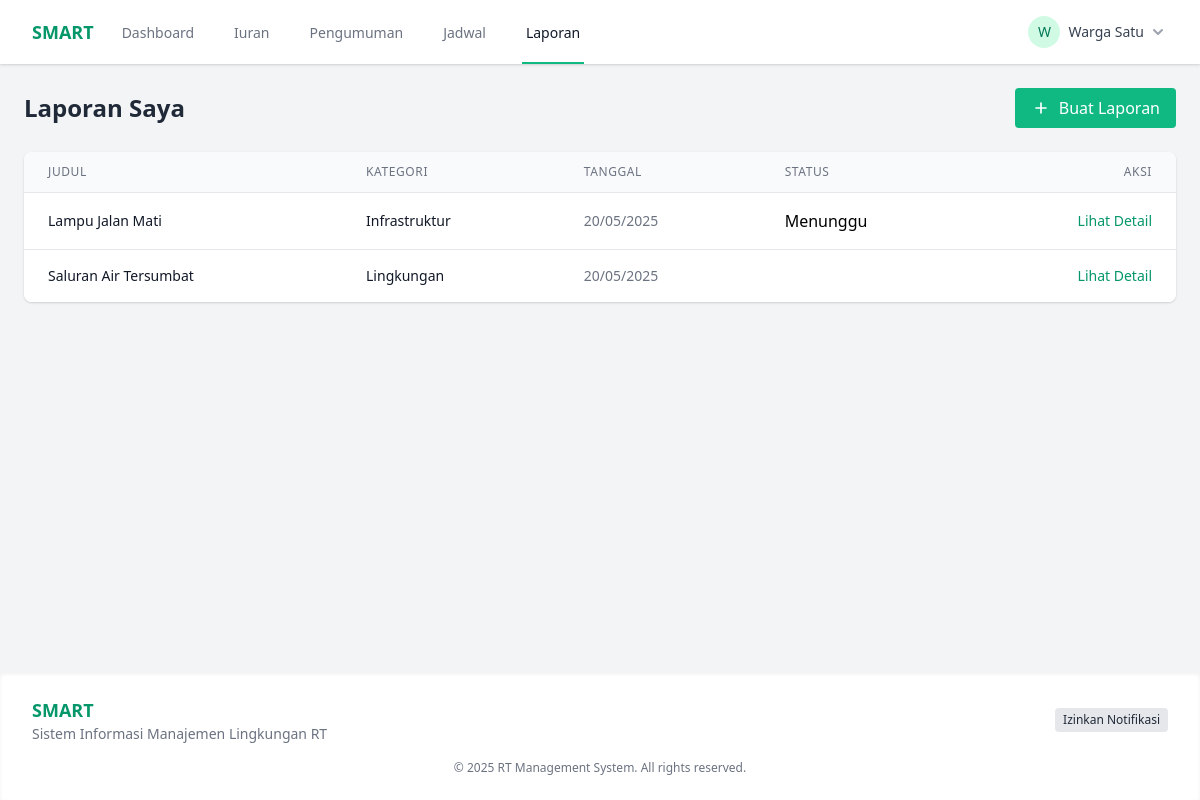
The app's page /reports (signed in), older data.
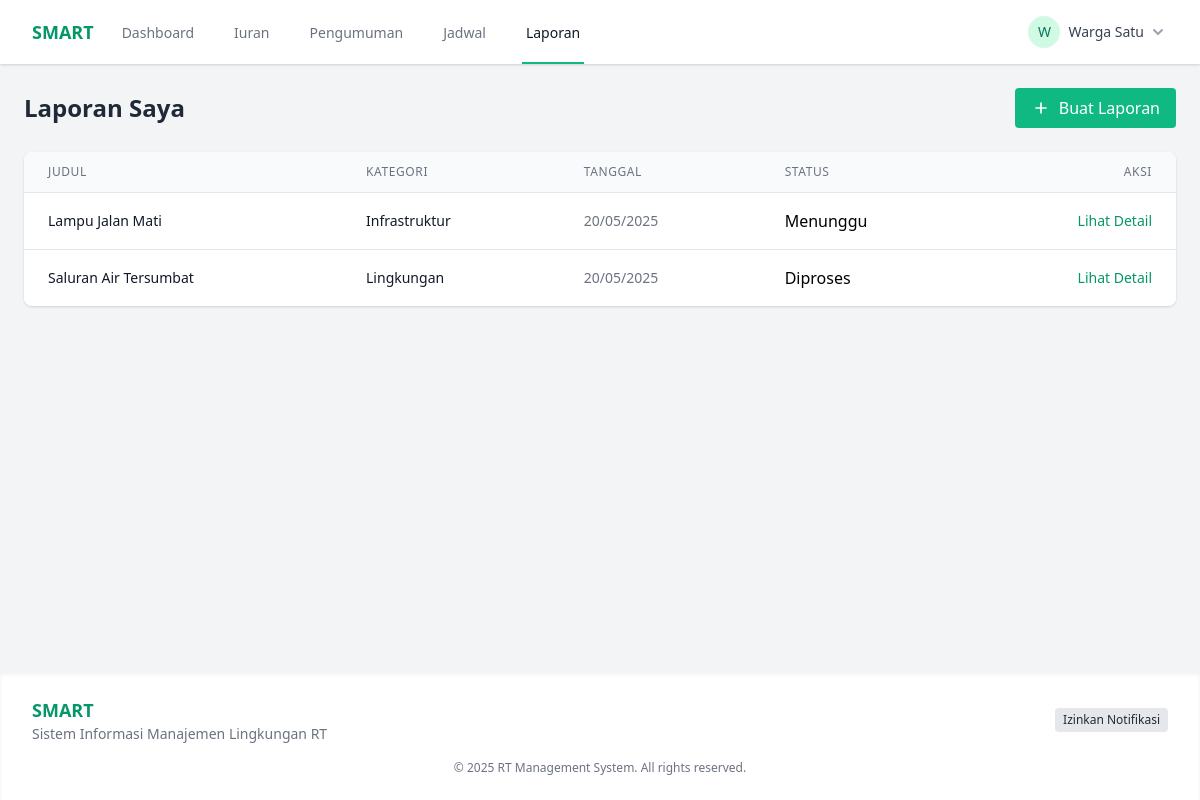
The same page, newer data.
### tables this page shows
CREATE TABLE IF NOT EXISTS reports (
    id INT AUTO_INCREMENT PRIMARY KEY,
    user_id INT NOT NULL,
    title VARCHAR(200) NOT NULL,
    description TEXT NOT NULL,
    category VARCHAR(50) NOT NULL,
    image VARCHAR(255),
    status ENUM('pending', 'in_progress', 'resolved', 'rejected') NOT NULL DEFAULT 'pending',
    admin_response TEXT,
    created_at DATETIME DEFAULT CURRENT_TIMESTAMP,
    updated_at DATETIME ON UPDATE CURRENT_TIMESTAMP,
    FOREIGN KEY (user_id) REFERENCES users(id) ON DELETE CASCADE
);

### app/controllers/ResidentController.php (called while the page is built, shortened)
<?php
class ResidentController {
    public function reports() {
        $reportModel = new Report();
        $page = isset($_GET['page']) ? (int)$_GET['page'] : 1;
        $limit = 10;
        $offset = ($page - 1) * $limit;
        $reports = $reportModel->getForUser($_SESSION['user_id'], $limit, $offset);
        $totalReports = $reportModel->countForUser($_SESSION['user_id']);
        $totalPages = ceil($totalReports / $limit);
        $data = [
            'reports' => $reports,
            'currentPage' => $page,
            'totalPages' => $totalPages
        ];
        require_once BASE_PATH . '/app/views/resident/reports.php';
    }
}

### public/index.php (called while the page is built, shortened)
<?php
require_once BASE_PATH . '/config/database.php';
spl_autoload_register(function ($class) {
    $class = str_replace('\\', DIRECTORY_SEPARATOR, $class);
    $file = BASE_PATH . DIRECTORY_SEPARATOR . $class . '.php';
});
require_once BASE_PATH . '/routes/web.php';
$url = isset($_GET['url']) ? $_GET['url'] : '';
$url = rtrim($url, '/');
Router::route($url);

### config/database.php (called while the page is built, shortened)
<?php
class Database {
    private static $instance = null;
    private $connection;
    private function __construct() {
        try {
            $this->connection = new PDO(
                'mysql:host=' . DB_HOST . ';dbname=' . DB_NAME . ';charset=utf8mb4',
                DB_USER,
                DB_PASS,
                [
                    PDO::ATTR_ERRMODE => PDO::ERRMODE_EXCEPTION,
                    PDO::ATTR_DEFAULT_FETCH_MODE => PDO::FETCH_ASSOC,
                    PDO::ATTR_EMULATE_PREPARES => false
                ]
            );
        } catch (PDOException $e) {
            die('Database Connection Error: ' . $e->getMessage());
        }
    }
    public static function getInstance() {
        if (self::$instance === null) {
            self::$instance = new self();
        }
        return self::$instance;
    }
    public function getConnection() {
        return $this->connection;
    }
}

### app/models/Report.php (called while the page is built, shortened)
<?php
class Report {
    private $db;
    public function __construct() {
        $this->db = \Database::getInstance()->getConnection();
    }
    public function getForUser($userId, $limit = 10, $offset = 0) {
        $stmt = $this->db->prepare("
            SELECT * FROM reports
            WHERE user_id = :user_id
            ORDER BY created_at DESC
            LIMIT :limit OFFSET :offset
        ");
        $stmt->bindValue(':user_id', $userId);
        $stmt->bindValue(':limit', $limit, \PDO::PARAM_INT);
        $stmt->bindValue(':offset', $offset, \PDO::PARAM_INT);
        $stmt->execute();
        return $stmt->fetchAll();
    }
    public function countForUser($userId) {
        $stmt = $this->db->prepare("
            SELECT COUNT(*) FROM reports
            WHERE user_id = :user_id
        ");
        $stmt->execute(['user_id' => $userId]);
        return (int) $stmt->fetchColumn();
    }
}

### app/views/resident/reports.php (the view, shortened to what the changed rows need)
<!DOCTYPE html>
<html lang="id">
<head>
    <link href="https://cdn.jsdelivr.net/npm/tailwindcss@2.2.19/dist/tailwind.min.css" rel="stylesheet">
    <link rel="stylesheet" href="/css/styles.css">
</head>
<body class="bg-gray-100 min-h-screen flex flex-col">
    <?php include BASE_PATH . '/app/views/components/resident_header.php'; ?>
    <main class="flex-1 p-4 md:p-6">
        <div class="max-w-7xl mx-auto">
            <div class="flex justify-between items-center mb-6">
                <h1 class="text-2xl font-bold text-gray-800">Laporan Saya</h1>
                <a href="/report/add" class="bg-green-500 hover:bg-green-600 text-white font-medium py-2 px-4 rounded inline-flex items-center transition-colors">
                    <svg xmlns="http://www.w3.org/2000/svg" class="h-5 w-5 mr-2" fill="none" viewBox="0 0 24 24" stroke="currentColor">
                        <path stroke-linecap="round" stroke-linejoin="round" stroke-width="2" d="M12 6v6m0 0v6m0-6h6m-6 0H6" />
                    </svg>
                    Buat Laporan
                </a>
            </div>
            <div class="bg-white rounded-lg shadow overflow-hidden">
                <div class="overflow-x-auto">
                    <table class="min-w-full divide-y divide-gray-200 responsive-table">
                        <thead class="bg-gray-50">
                            <tr>
                                <th scope="col" class="px-6 py-3 text-left text-xs font-medium text-gray-500 uppercase tracking-wider">
                                    Judul
                                </th>
                                <th scope="col" class="px-6 py-3 text-left text-xs font-medium text-gray-500 uppercase tracking-wider">
                                    Kategori
                                </th>
                                <th scope="col" class="px-6 py-3 text-left text-xs font-medium text-gray-500 uppercase tracking-wider">
                                    Tanggal
                                </th>
                                <th scope="col" class="px-6 py-3 text-left text-xs font-medium text-gray-500 uppercase tracking-wider">
                                    Status
                                </th>
                                <th scope="col" class="px-6 py-3 text-right text-xs font-medium text-gray-500 uppercase tracking-wider">
                                    Aksi
                                </th>
                            </tr>
                        </thead>
                        <tbody class="bg-white divide-y divide-gray-200">
                            <?php if (empty($data['reports'])): ?>
                                <tr>
                                    <td colspan="5" class="px-6 py-4 text-center text-gray-500">
                                        Anda belum membuat laporan
                                    </td>
                                </tr>
                            <?php else: ?>
                                <?php foreach ($data['reports'] as $report): ?>
                                    <tr>
                                        <td class="px-6 py-4" data-label="Judul">
                                            <div class="text-sm font-medium text-gray-900"><?= htmlspecialchars($report['title']) ?></div>
                                        </td>
                                        <td class="px-6 py-4 whitespace-nowrap" data-label="Kategori">
                                            <div class="text-sm text-gray-900"><?= htmlspecialchars($report['category']) ?></div>
                                        </td>
                                        <td class="px-6 py-4 whitespace-nowrap text-sm text-gray-500" data-label="Tanggal">
                                            <?= date('d/m/Y', strtotime($report['created_at'])) ?>
                                        </td>
                                        <td class="px-6 py-4 whitespace-nowrap" data-label="Status">
                                            <span class="badge badge-<?= $report['status'] ?>">
                                                <?php
                                                switch ($report['status']) {
                                                    case 'pending':
                                                        echo 'Menunggu';
                                                        break;
                                                    case 'in_progress':
                                                        echo 'Diproses';
                                                        break;
                                                    default:
                                                        echo ucfirst($report['status']);
                                                }
                                                ?>
                                            </span>
                                        </td>
                                        <td class="px-6 py-4 whitespace-nowrap text-right text-sm font-medium" data-label="Aksi">
                                            <a href="/report/<?= $report['id'] ?>" class="text-green-600 hover:text-green-900">Lihat Detail</a>
                                        </td>
                                    </tr>
                                <?php endforeach; ?>
                            <?php endif; ?>
                        </tbody>
                    </table>
                </div>
            </div>
        </div>
    </main>
    <?php include BASE_PATH . '/app/views/components/resident_footer.php'; ?>
</body>
</html>

### routes/web.php (shortened to what the changed rows need)
<?php
class Router {
    private static $routes = [];
    public static function register($method, $url, $controller, $action) {
        self::$routes[] = [
            'method' => $method,
            'url' => $url,
            'controller' => $controller,
            'action' => $action
        ];
    }
    public static function route($url) {
        $method = $_SERVER['REQUEST_METHOD'];
        foreach (self::$routes as $route) {
            $pattern = self::convertRouteToRegex($route['url']);
            if ($route['method'] == $method && preg_match($pattern, $url, $matches)) {
                array_shift($matches);
                $controller = new $controllerName();
                call_user_func_array([$controller, $route['action']], $matches);
                return;
            }
        }
    }
    private static function convertRouteToRegex($route) {
        $route = preg_replace('/\:([a-zA-Z0-9]+)/', '([^/]+)', $route);
        return '/^' . str_replace('/', '\/', $route) . '$/';
    }
}

Row changes from the older to the newer data that the page shows:
changed reports "Saluran Air Tersumbat": status empty → "in_progress" (drawn)
Text that changed along with them:
new list line: "Diproses"
